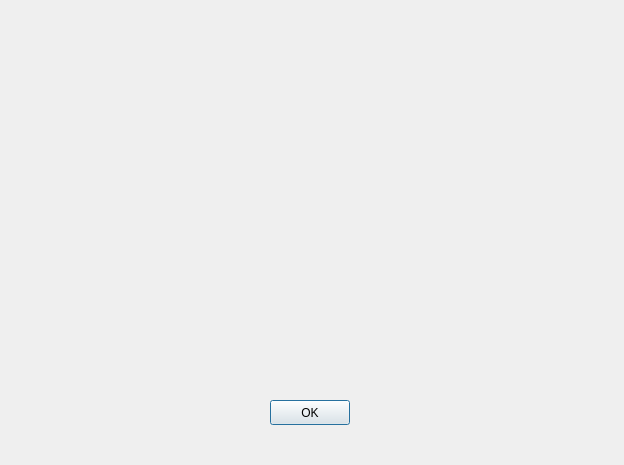
<?xml version="1.0" encoding="UTF-8"?>
<ui version="4.0">
 <class>TietokantaMoottori</class>
 <widget class="QDialog" name="TietokantaMoottori">
  <property name="geometry">
   <rect>
    <x>0</x>
    <y>0</y>
    <width>624</width>
    <height>465</height>
   </rect>
  </property>
  <property name="windowTitle">
   <string>Dialog</string>
  </property>
  <widget class="QPushButton" name="pushButtonOk">
   <property name="geometry">
    <rect>
     <x>270</x>
     <y>400</y>
     <width>80</width>
     <height>25</height>
    </rect>
   </property>
   <property name="text">
    <string>OK</string>
   </property>
  </widget>
 </widget>
 <resources/>
 <connections/>
</ui>
